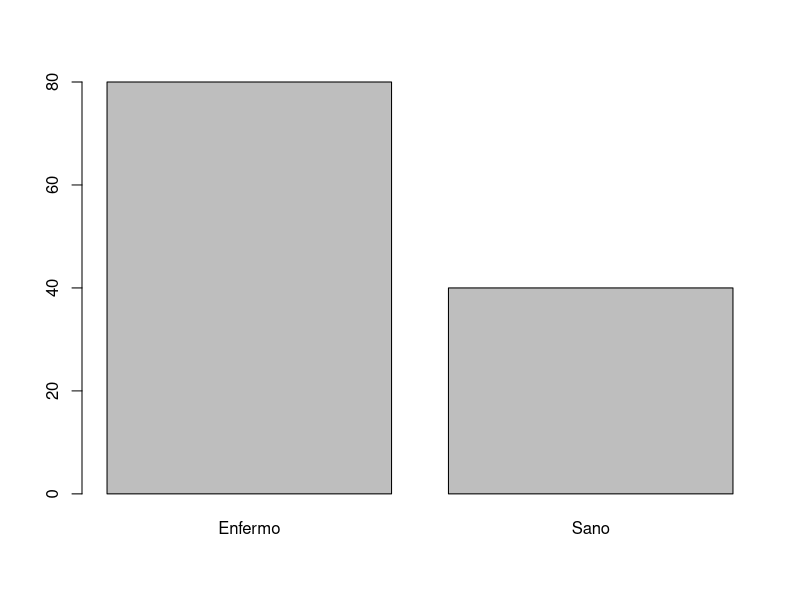
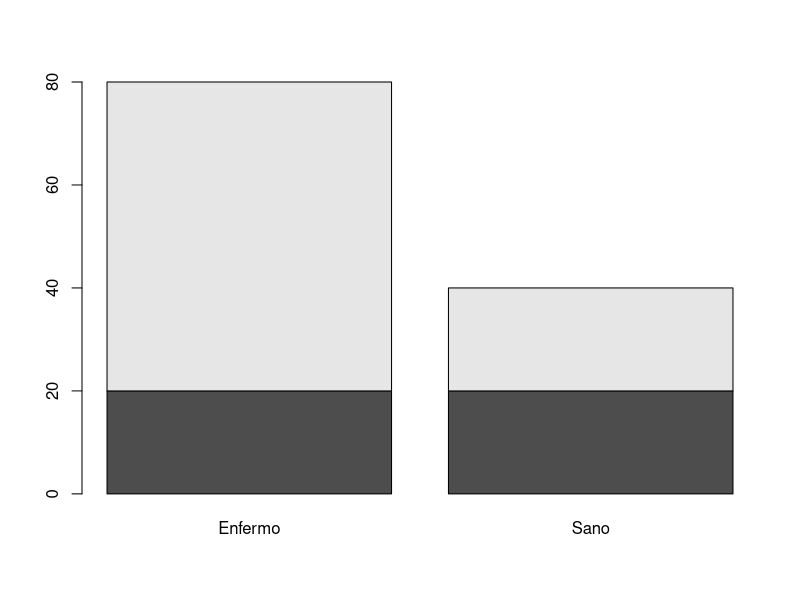
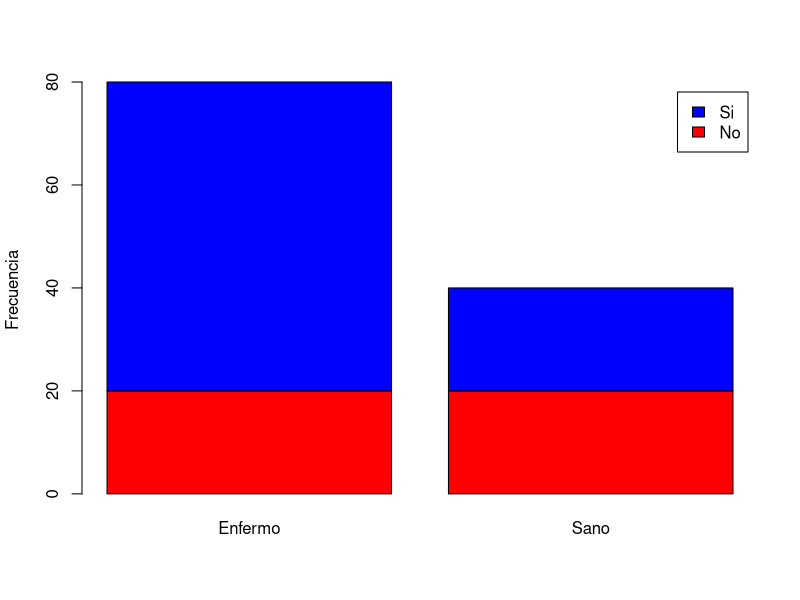

Here is the R script that generated these plots, in order:
## ---- chunk 1
library(readxl)
data <- read.csv("./datos/dataset.csv")

## ---- chunk 2
str(data)
## ---- chunk 3
data$Uso_herbicida<-rep(c("SI","SI","SI","SI","NO","NO"),20)
## ---- chunk 4
data$Estado_salud<-rep(c("Enfermo","Enfermo","Sano"),40)
## ---- chunk 5
data$Equipo<-rep(c("UC","UC","UdeChile","UdeChile","UdeChile","Colo-Colo","Colo-Colo","Colo-Colo","Colo-Colo","Colo-Colo"),12) 

## ---- chunk 6
str(data)

## ---- chunk 7
barplot(table(data$Estado_salud))
## ---- chunk 8
barplot(table(data$Uso_herbicida,data$Estado_salud))

## ---- chunk 9
barplot(table(data$Uso_herbicida,data$Estado_salud),
        ylab="Frecuencia",
        col=c("red","blue"),
        legend.text=c("No","Si"))
## ---- chunk 10
chtest <- chisq.test(data$Uso_herbicida,data$Estado_salud)
chtest
